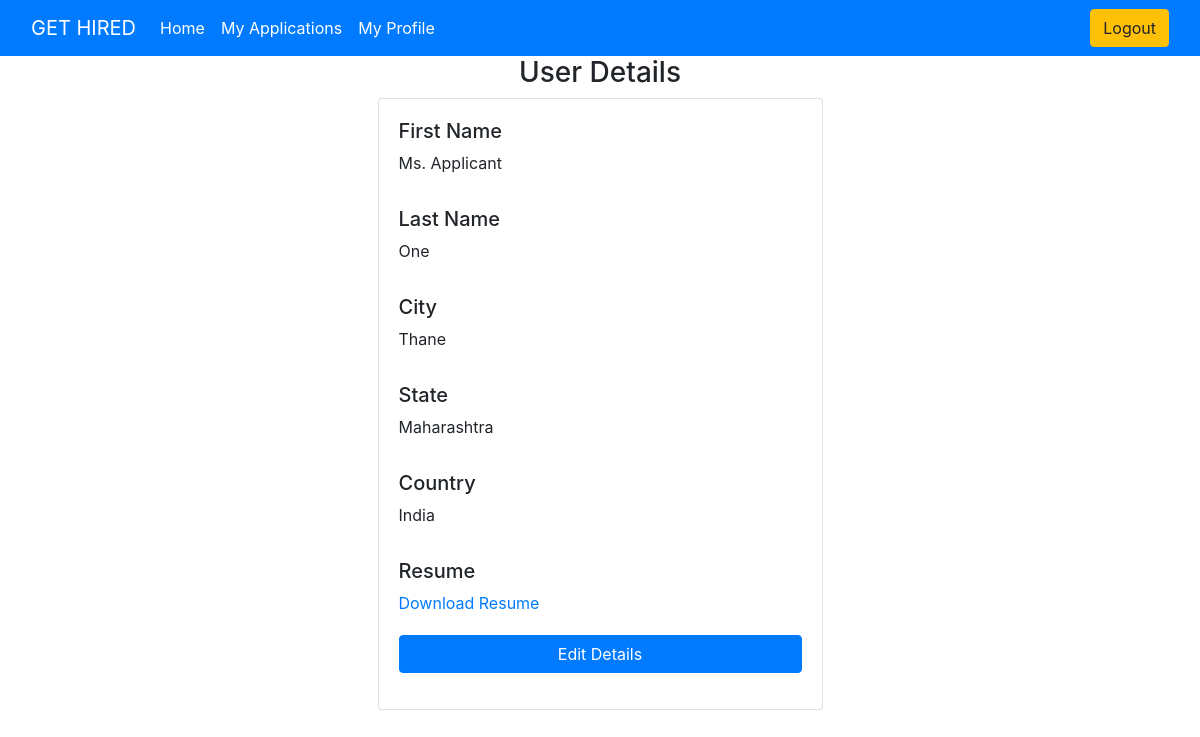
The app's page /applicant/details/ (signed in) with its own data.
### applicantDetails/models.py (models this page shows, shortened)
class ApplicantDetails (models.Model):
    user = models.OneToOneField(User , on_delete=models.CASCADE)
    first_name = models.CharField(max_length=100, null=True , blank=True)
    last_name = models.CharField(max_length=100, null=True , blank=True)
    city = models.CharField(max_length=100, null=True , blank=True)
    state = models.CharField(max_length=100, null=True , blank=True)
    country = models.CharField(max_length=100, null=True , blank=True)
    cv = models.FileField(upload_to="cv/" , max_length=250 , null=True , default=None)

### applicantDetails/views.py (the view)
# urls.py: path('details/' , views.applicantDetails , name = 'applicant-details'),
def applicantDetails(request):
    resume = ApplicantDetails.objects.get(user_id = request.user.id)
    context= {'form':resume}
    return render(request , 'applicantDetails/viewDetails.html' , context)

### templates/applicantDetails/viewDetails.html (shortened to what this page needs)
{%extends 'base.html'%}
{%block content%}
<h3 style="text-align: center;"> User Details</h3>
<div class="container">
    <div class="row">
        <div class="col-md-5 mx-auto">
            <div class="card card-body">
                    <div class="form-group required">
                        <h5>First Name</h5>
                        <p>{{form.first_name}}</p>
                    </div>
                    <div class="form-group required">
                        <h5>Last Name</h5>
                        <p>{{form.last_name}}</p>
                    </div>
                    <div class="form-group required">
                        <h5>City</h5>
                        <p>{{form.city}}</p>
                    </div>
                    <div class="form-group required">
                        <h5>State</h5>
                        <p>{{form.state}}</p>
                    </div>
                    <div class="form-group required">
                        <h5>Country</h5>
                        <p>{{form.country}}</p>
                    </div>
                    <div class="form-group required">
                        <h5>Resume</h5>
                        <a href="{% url 'download' %}">Download Resume</a>
                    </div>
                    <div class="form-group pt-1">
                        <a class="btn btn-primary btn-block" href="{% url 'update-details' %}" type="submit">Edit Details</a>
                    </div>
            </div>
        </div>
    </div>
</div>
{%endblock content%}

### records on screen
ApplicantDetails: first_name "Ms. Applicant", last_name "One", city "Thane", state "Maharashtra", country "India"
